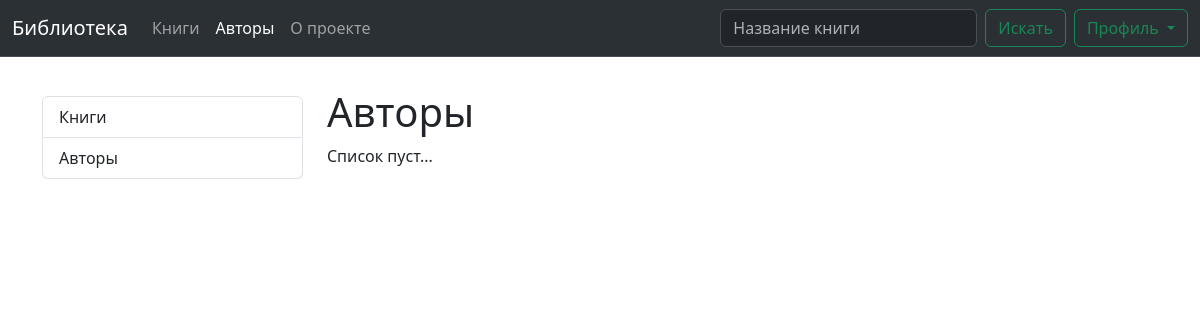
/authors/, run on an earlier commit of the app's database.
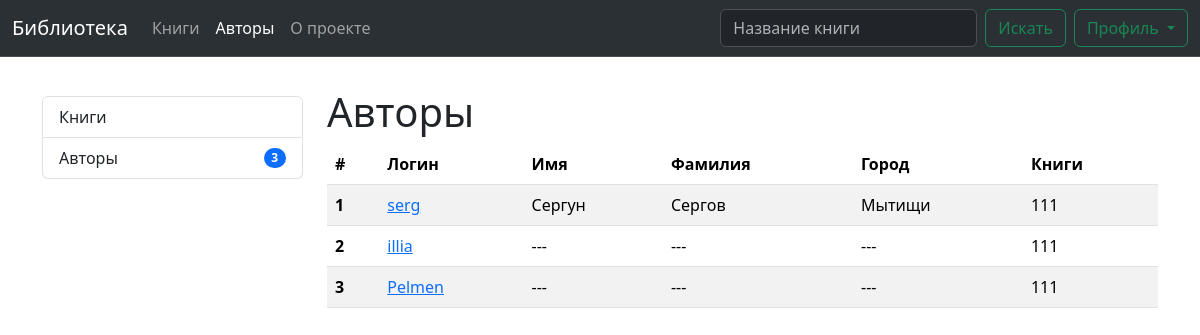
And on a later commit of the database.
### users/models.py (models this page shows, shortened)
class Profile(models.Model):
    user = models.OneToOneField(User, on_delete=models.CASCADE)
    city = models.CharField(max_length=100, null=True, blank=True)
    about = HTMLField(null=True, blank=True)
    avatar = models.ImageField(null=True, blank=True)
    isAuthor = models.BooleanField(default=False)

### library/views.py (the view)
# urls.py: path('authors/', AuthorsView.as_view(), name='authors'),
class AuthorsView(TemplateView):
    template_name = 'library/authors.html'
    def get_context_data(self, **kwargs):
        context = super().get_context_data(**kwargs)
        context['authors'] = Profile.objects.filter(isAuthor=True)
        return context

### library/context_processors.py (called while the page is built)
def menu_data(request):
    return {
        'authors_count': Profile.objects.filter(isAuthor=True).count(),
        'books_count': 0,
    }

### library/templates/library/authors.html (shortened to what this page needs)
{% extends 'base-user.html' %}
{% block main %}
    <h1 class="mt-3">Авторы</h1>
    {% if authors|length > 0 %}
    <table class="table table-striped">
      <thead>
        <tr>
          <th scope="col">#</th>
          <th scope="col">Логин</th>
          <th scope="col">Имя</th>
          <th scope="col">Фамилия</th>
          <th scope="col">Город</th>
          <th scope="col">Книги</th>
        </tr>
      </thead>
      <tbody>
      {% for i in authors %}
        <tr>
          <th scope="row">{{ forloop.counter }}</th>
          <td><a href="{% url 'library:author' i.pk %}">{{ i.user.username }}</a></td>
          <td>{{ i.user.first_name|default:"---" }}</td>
          <td>{{ i.user.last_name|default:"---" }}</td>
          <td>{{ i.city|default:"---" }}</td>
          <td>111</td>
        </tr>
      {% endfor %}
      </tbody>
    </table>
    {% else %}
        <p>Список пуст...</p>
    {% endif %}
{% endblock %}

### templates/base-user.html (shortened to what this page needs)
<!DOCTYPE html>
<html lang="ru">
<head>
    <link href="https://cdn.jsdelivr.net/npm/bootstrap@5.3.7/dist/css/bootstrap.min.css" rel="stylesheet">
</head>
<body>
    {% include 'includes/header.html' %}
    <div class="container">
        <div class="row">
            <div class="col-12 col-md-3 mt-5 pt-5">
                {% include 'includes/aside.html' %}
            </div>
            <div class="col-12 col-md-9 mt-5 pt-4">
                <main class="main">
                    {% block main %}{% endblock %}
                </main>
            </div>
        </div>
    </div>
</body>
</html>

### templates/includes/header.html (shortened to what this page needs)
<nav class="navbar fixed-top navbar-expand-lg bg-body-tertiary bg-dark border-bottom border-body" data-bs-theme="dark">
  <div class="container-fluid">
    <a class="navbar-brand" href="{% url 'library:home' %}">Библиотека</a>
    <div class="collapse navbar-collapse" id="navbarSupportedContent">
      <ul class="navbar-nav me-auto mb-2 mb-lg-0">
        <li class="nav-item">
          <a
            class="nav-link {% if request.resolver_match.url_name == 'books' %}active{% endif %}"
            href="{% url 'library:books' %}"
          >Книги</a>
        </li>
        <li class="nav-item">
          <a
            class="nav-link {% if request.resolver_match.url_name == 'authors' %}active{% endif %}"
            href="{% url 'library:authors' %}"
          >Авторы</a>
        </li>
        <li class="nav-item">
          <a
            class="nav-link {% if request.resolver_match.url_name == 'about' %}active{% endif %}"
            href="{% url 'library:about' %}"
          >О проекте</a>
        </li>
      </ul>
      <form class="d-flex" role="search" method="get" action="{% url 'library:home' %}">
        <input class="form-control me-2" type="search" placeholder="Название книги" aria-label="Название книги"/>
        <button class="btn btn-outline-success" type="submit">Искать</button>
      </form>
        <div class="dropdown">
          <button class="btn btn-outline-success dropdown-toggle ms-2" type="button" data-bs-toggle="dropdown" aria-expanded="false">
            Профиль
          </button>
        </div>
    </div>
  </div>
</nav>

### templates/includes/aside.html (shortened to what this page needs)
<aside class="aside">
    <ul class="list-group">
      <a
        href="{% url 'library:books' %}"
        class="list-group-item d-flex justify-content-between align-items-center">
        Книги
      </a>
      <a
        href="{% url 'library:authors' %}"
        class="list-group-item d-flex justify-content-between align-items-center">
        Авторы
          {% if authors_count %}
            <span class="badge text-bg-primary rounded-pill">{{ authors_count }}</span>
          {% endif %}
      </a>
    </ul>
</aside>

What changed in the data, as far as the page shows it:
added Profile: user.username "serg", user.first_name "Сергун", user.last_name "Сергов", city "Мытищи"
added Profile: user.username "illia", user.first_name "---", user.last_name "---", city "---"
added Profile: user.username "Pelmen", user.first_name "---", user.last_name "---", city "---"
Also different on the page:
{{ authors_count }}: (not shown) → "3"
text no longer shown: "Список пуст..."
text now shown: "# Логин Имя Фамилия Город Книги"
